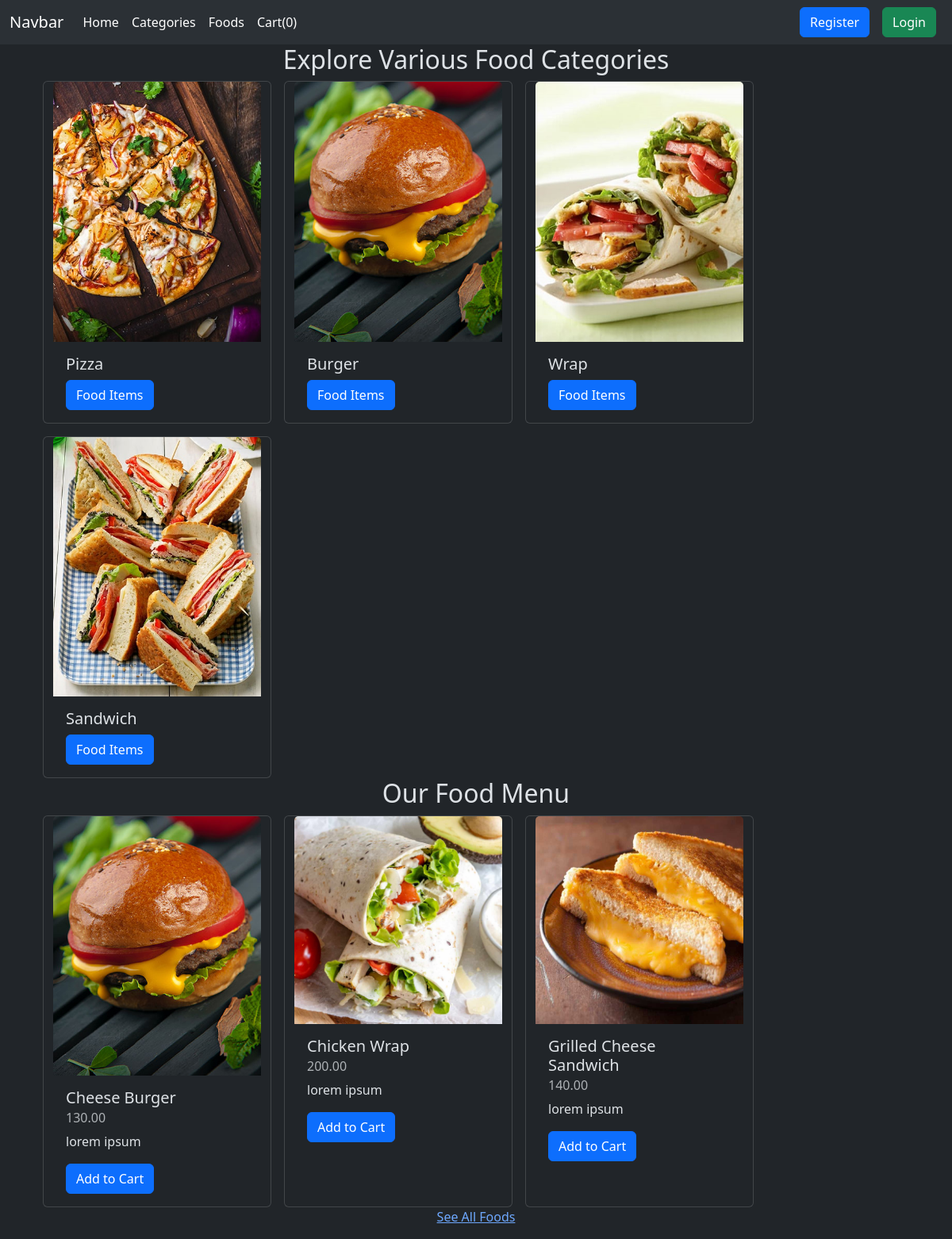
The app's page /app/ with its own data.
### app1/models.py (models this page shows, shortened)
class Category(models.Model):
    title = models.CharField(max_length=31)
    photo = models.ImageField(upload_to='images/categories/', blank=False, null=False)
    is_featured = models.BooleanField(default=False)
    is_active = models.BooleanField(default=True)

class Food(models.Model):
    title = models.CharField(max_length=31)
    description = models.TextField()
    price = models.DecimalField(max_digits=10, decimal_places=2)  # Added price attribute
    photo = models.ImageField(upload_to='images/foods/', blank=False, null=False)
    category = models.ForeignKey(Category, on_delete=models.CASCADE)  # Added category attribute
    is_veg = models.BooleanField(default=False)
    is_featured = models.BooleanField(default=False)
    is_active = models.BooleanField(default=True)

### app1/views.py (the view)
# urls.py: path('', views.home, name = 'home'),
def home(request):
    category_items = Category.objects.filter(is_active=True, is_featured=True)
    food_items = Food.objects.filter(is_active=True, is_featured=True)
    return render(request, 'home.html', {'category_items': category_items, 'food_items' : food_items})

### app1/templates/home.html (shortened to what this page needs)
{% extends "layout.html" %}
{% block content %}
<section class="categories">
    <div class="container">
        <h2 class="text-center">Explore Various Food Categories</h2>
        <div class="container row gap-3">
            {% for category in category_items %}
            <div class="card" style="width: 18rem;">
              <img src="{{category.photo.url}}" class="card-img-top" alt="...">
              <div class="card-body">
                <h5 class="card-title">{{category.title}}</h5>
                <a href="{% url 'category_foods' category.id %}" class="btn btn-primary">Food Items</a>
              </div>
            </div>
            {% endfor %}
        </div>
    </div>
</section>
<section class="food-menu">
    <div class="container">
        <h2 class="text-center">Our Food Menu</h2>
        <div class="container row gap-3">
            {% for food in food_items %}
            <div class="card" style="width: 18rem;">
              <img src="{{food.photo.url}}" class="card-img-top" alt="...">
              <div class="card-body">
                <h5 class="card-title">{{food.title}}</h5>
                <h6 class="card-subtitle mb-2 text-body-secondary">{{food.price}}</h6>
                <p class="card-text">{{food.description}}</p>
                <a href="#" class="btn btn-primary">Add to Cart</a>
              </div>
            </div>
            {% endfor %}
        </div>
    </div>
    <p class="text-center">
        <a href="http://localhost:8000/app/foods/">See All Foods</a>
    </p>
</section>
{% endblock %}

### records on screen
Category: photo (picture), title "Pizza"
Category: photo (picture), title "Burger"
Category: photo (picture), title "Wrap"
Category: photo (picture), title "Sandwich"
Food: photo (picture), title "Cheese Burger", price "130.00", description "lorem ipsum"
Food: photo (picture), title "Chicken Wrap", price "200.00", description "lorem ipsum"
Food: photo (picture), title "Grilled Cheese Sandwich", price "140.00", description "lorem ipsum"
